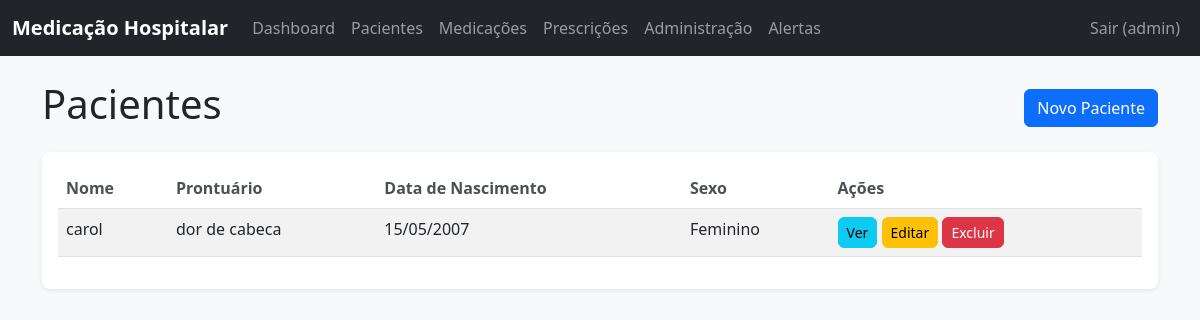
The app's page /pacientes/ (signed in) with its own data.
### core/models.py (models this page shows, shortened)
class Usuario(AbstractUser):
    USERNAME_FIELD = 'username'
    EMAIL_FIELD = 'email'
    TIPO_USUARIO_CHOICES = [
        ('medico', 'Médico'),
        ('enfermeiro', 'Enfermeiro'),
        ('administrador', 'Administrador'),
    ]
    tipo_usuario = models.CharField(max_length=15, choices=TIPO_USUARIO_CHOICES, default='enfermeiro')
    class Meta:
        verbose_name = "Usuário"
        verbose_name_plural = "Usuários"

class Paciente(models.Model):
    SEXO_CHOICES = [
        ('M', 'Masculino'),
        ('F', 'Feminino'),
        ('O', 'Outro'),
    ]
    nome = models.CharField(max_length=255)
    data_nascimento = models.DateField()
    sexo = models.CharField(max_length=1, choices=SEXO_CHOICES)
    prontuario = models.CharField(max_length=50, unique=True)
    class Meta:
        verbose_name = "Paciente"
        verbose_name_plural = "Pacientes"

### core/views_frontend.py (the view)
# urls.py: path('pacientes/', PacienteListView.as_view(), name='pacientes'),
class PacienteListView(LoginRequiredMixin, ListView):
    model = Paciente
    template_name = 'core/paciente_list.html'
    context_object_name = 'pacientes'

### templates/core/paciente_list.html (shortened to what this page needs)
{% extends 'base.html' %}
{% load static %}
{% block content %}
<div class="row">
    <div class="col-12">
        <div class="d-flex justify-content-between align-items-center mb-3">
            <h1>Pacientes</h1>
            <a href="{% url 'paciente_create' %}" class="btn btn-primary">Novo Paciente</a>
        </div>
    </div>
</div>
<div class="row">
    <div class="col-12">
        <div class="card">
            <div class="card-body">
                {% if pacientes %}
                    <div class="table-responsive">
                        <table class="table table-striped">
                            <thead>
                                <tr>
                                    <th>Nome</th>
                                    <th>Prontuário</th>
                                    <th>Data de Nascimento</th>
                                    <th>Sexo</th>
                                    <th>Ações</th>
                                </tr>
                            </thead>
                            <tbody>
                                {% for paciente in pacientes %}
                                    <tr>
                                        <td>{{ paciente.nome }}</td>
                                        <td>{{ paciente.prontuario }}</td>
                                        <td>{{ paciente.data_nascimento|date:"d/m/Y" }}</td>
                                        <td>{{ paciente.get_sexo_display }}</td>
                                        <td>
                                            <a href="{% url 'paciente_detail' paciente.pk %}" class="btn btn-sm btn-info">Ver</a>
                                            <a href="{% url 'paciente_update' paciente.pk %}" class="btn btn-sm btn-warning">Editar</a>
                                            <a href="{% url 'paciente_delete' paciente.pk %}" class="btn btn-sm btn-danger">Excluir</a>
                                        </td>
                                    </tr>
                                {% endfor %}
                            </tbody>
                        </table>
                    </div>
                {% else %}
                    <p class="text-muted">Nenhum paciente cadastrado.</p>
                {% endif %}
            </div>
        </div>
    </div>
</div>
{% endblock %}

### templates/base.html (shortened to what this page needs)
{% load static %}
<!DOCTYPE html>
<html lang="pt-br">
<head>
    <link href="https://cdn.jsdelivr.net/npm/bootstrap@5.3.0/dist/css/bootstrap.min.css" rel="stylesheet">
    <link rel="stylesheet" href="{% static 'css/style.css' %}">
</head>
<body>
    <nav class="navbar navbar-expand-lg navbar-dark bg-dark">
        <div class="container-fluid">
            <a class="navbar-brand" href="{% url 'dashboard' %}">Medicação Hospitalar</a>
            <div class="collapse navbar-collapse" id="navbarNav">
                <ul class="navbar-nav me-auto mb-2 mb-lg-0">
                    {% if user.is_authenticated %}
                        <li class="nav-item">
                            <a class="nav-link" href="{% url 'dashboard' %}">Dashboard</a>
                        </li>
                        <li class="nav-item">
                            <a class="nav-link" href="{% url 'paciente_list' %}">Pacientes</a>
                        </li>
                        <li class="nav-item">
                            <a class="nav-link" href="{% url 'medicamento_list' %}">Medicações</a>
                        </li>
                        <li class="nav-item">
                            <a class="nav-link" href="{% url 'prescricao_list' %}">Prescrições</a>
                        </li>
                        <li class="nav-item">
                            <a class="nav-link" href="{% url 'administracao_list' %}">Administração</a>
                        </li>
                        <li class="nav-item">
                            <a class="nav-link" href="{% url 'alerta_list' %}">Alertas</a>
                        </li>
                    {% endif %}
                </ul>
                <ul class="navbar-nav">
                    {% if user.is_authenticated %}
                        <li class="nav-item">
                            <a class="nav-link" href="{% url 'logout' %}">Sair ({{ user.username }})</a>
                        </li>
                    {% else %}
                        <li class="nav-item">
                            <a class="nav-link" href="{% url 'login' %}">Login</a>
                        </li>
                    {% endif %}
                </ul>
            </div>
        </div>
    </nav>
    <div class="container mt-4">
        {% block content %}
        {% endblock %}
    </div>
</body>
</html>

### static/css/style.css (style rules this page uses)
body { font-family: 'Segoe UI', Tahoma, Geneva, Verdana, sans-serif; background-color: #f8f9fa; }
.navbar-brand { font-weight: bold; }
.card { border: none; box-shadow: 0 0.125rem 0.25rem rgba(0, 0, 0, 0.075); border-radius: 0.5rem; }
.btn { border-radius: 0.375rem; }
.table th { border-top: none; font-weight: 600; color: #495057; }

### records on screen
Usuario: username "admin"
Paciente: nome "carol", prontuario "dor de cabeca", data_nascimento "15/05/2007", sexo "Feminino"
